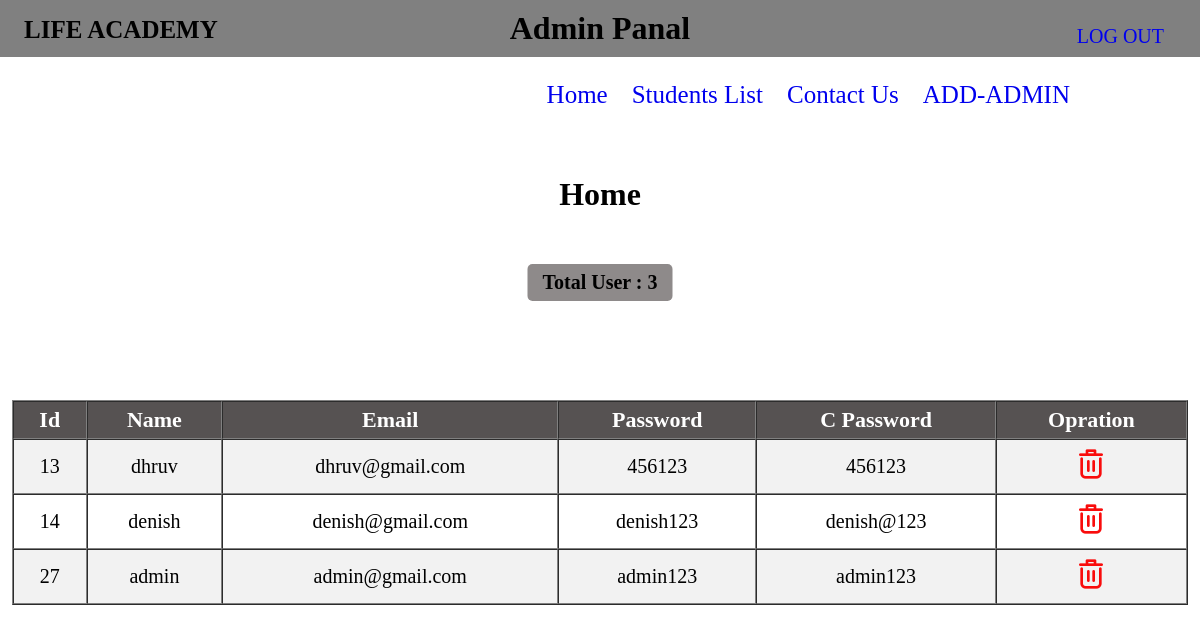
Screenshot of /admin/index.php (signed in) with the database file from the repository.
### tables this page shows
CREATE TABLE `users` (
  `Id` bigint(20) NOT NULL,
  `Name` varchar(50) NOT NULL,
  `Email` text NOT NULL,
  `Password` varchar(20) NOT NULL,
  `Cpassword` varchar(20) NOT NULL
);

### admin/view-user.php (the view, shortened to what this page needs)
<?php
include('connect.php');
$s = mysqli_query($con,"select* from users");
while($r = mysqli_fetch_assoc($s))
{?>
        <tr>
            <td><?php echo $r['Id'];?></td>
            <td><?php echo $r['Name'];?></td>
            <td><?php echo $r['Email'];?></td>
            <td><?php echo $r['Password'];?></td>
            <td><?php echo $r['Cpassword'];?></td>
            <td><a href="delete-user.php?Id=<?php echo $r['Id']?> "><img src="icons/delete.png" alt=""></a></td>
        </tr>
<?php } ?>

### admin/css/style.css (style rules this page uses)
* { margin: 0%; padding: 0%; }
.table tr td { font-size: 20px; padding: 8px; text-align: center; }
.table tr:nth-child(even) { background-color:#f2f2f2; }

### rows the page displays
users: Id "13", Name "dhruv", Email "dhruv@gmail.com", Password "456123", Cpassword "456123"
users: Id "14", Name "denish", Email "denish@gmail.com", Password "denish123", Cpassword "denish@123"
users: Id "27", Name "admin", Email "admin@gmail.com", Password "admin123", Cpassword "admin123"

### other values shown
$r "3"
